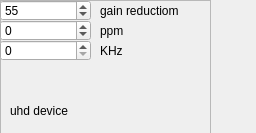
<?xml version="1.0" encoding="UTF-8"?>
<ui version="4.0">
 <class>uhdWidget</class>
 <widget class="QWidget" name="uhdWidget">
  <property name="geometry">
   <rect>
    <x>0</x>
    <y>0</y>
    <width>256</width>
    <height>133</height>
   </rect>
  </property>
  <property name="windowTitle">
   <string>Form</string>
  </property>
  <widget class="QFrame" name="frame">
   <property name="geometry">
    <rect>
     <x>0</x>
     <y>0</y>
     <width>211</width>
     <height>221</height>
    </rect>
   </property>
   <property name="frameShape">
    <enum>QFrame::StyledPanel</enum>
   </property>
   <property name="frameShadow">
    <enum>QFrame::Raised</enum>
   </property>
   <widget class="QLabel" name="label">
    <property name="geometry">
     <rect>
      <x>10</x>
      <y>100</y>
      <width>101</width>
      <height>21</height>
     </rect>
    </property>
    <property name="text">
     <string>uhd device</string>
    </property>
   </widget>
   <widget class="QSpinBox" name="externalGain">
    <property name="geometry">
     <rect>
      <x>0</x>
      <y>0</y>
      <width>91</width>
      <height>21</height>
     </rect>
    </property>
    <property name="maximum">
     <number>103</number>
    </property>
    <property name="value">
     <number>55</number>
    </property>
   </widget>
   <widget class="QSpinBox" name="f_correction">
    <property name="geometry">
     <rect>
      <x>0</x>
      <y>20</y>
      <width>91</width>
      <height>21</height>
     </rect>
    </property>
    <property name="minimum">
     <number>-100</number>
    </property>
    <property name="maximum">
     <number>100</number>
    </property>
   </widget>
   <widget class="QSpinBox" name="KhzOffset">
    <property name="geometry">
     <rect>
      <x>0</x>
      <y>40</y>
      <width>91</width>
      <height>21</height>
     </rect>
    </property>
    <property name="maximum">
     <number>1000000</number>
    </property>
   </widget>
   <widget class="QLabel" name="label_3">
    <property name="geometry">
     <rect>
      <x>100</x>
      <y>40</y>
      <width>41</width>
      <height>21</height>
     </rect>
    </property>
    <property name="text">
     <string>KHz</string>
    </property>
   </widget>
   <widget class="QLabel" name="label_4">
    <property name="geometry">
     <rect>
      <x>100</x>
      <y>20</y>
      <width>51</width>
      <height>21</height>
     </rect>
    </property>
    <property name="text">
     <string>ppm</string>
    </property>
   </widget>
   <widget class="QLabel" name="label_5">
    <property name="geometry">
     <rect>
      <x>100</x>
      <y>0</y>
      <width>101</width>
      <height>21</height>
     </rect>
    </property>
    <property name="text">
     <string>gain reductiom</string>
    </property>
   </widget>
   <widget class="QLabel" name="statusLabel">
    <property name="geometry">
     <rect>
      <x>16</x>
      <y>180</y>
      <width>121</width>
      <height>21</height>
     </rect>
    </property>
    <property name="text">
     <string/>
    </property>
   </widget>
  </widget>
 </widget>
 <resources/>
 <connections/>
</ui>
